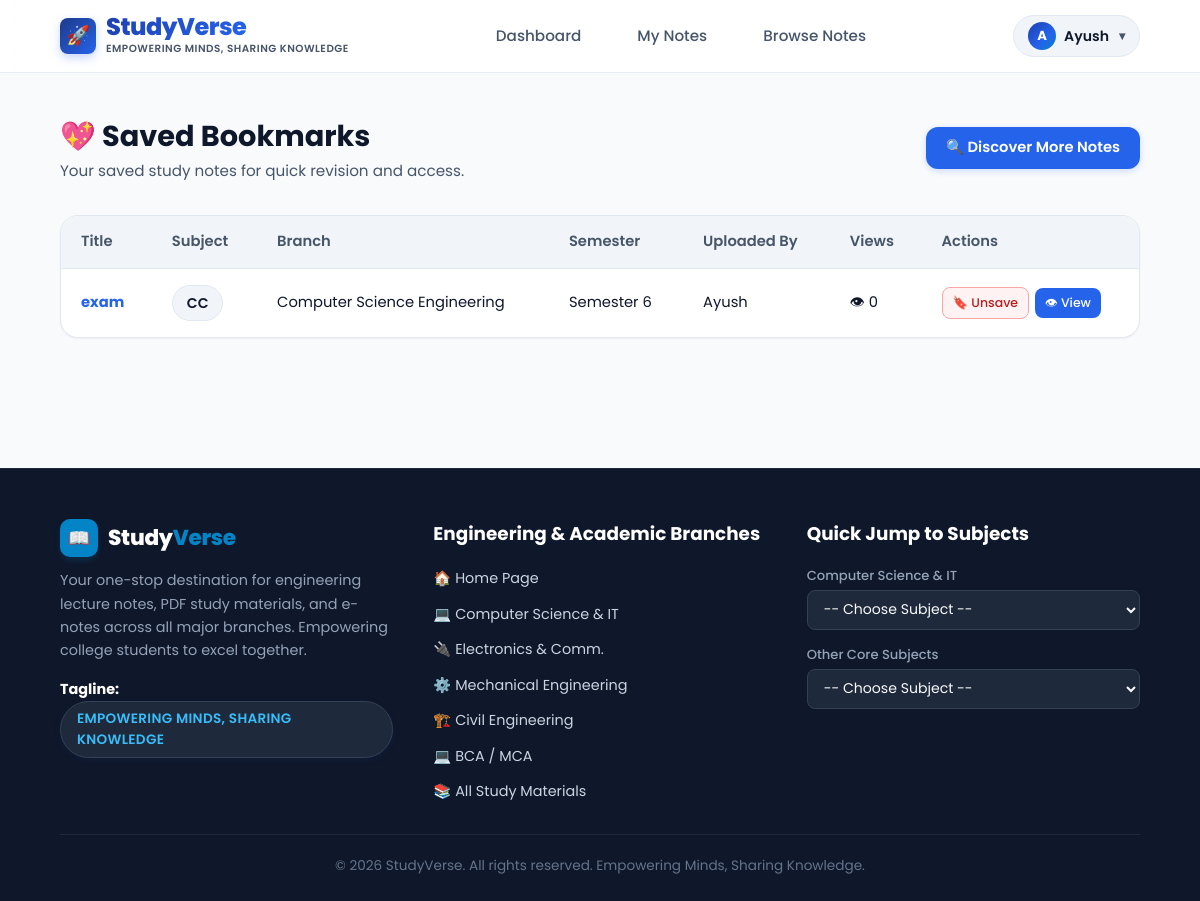
The app's page /notes/bookmarks/ (signed in) with its own data.
### notes/models.py (models this page shows, shortened)
class Note(models.Model):
    STATUS_CHOICES = [
        ("Draft", "Draft"),
        ("Pending", "Pending"),
        ("Approved", "Approved"),
        ("Rejected", "Rejected"),
    ]
    SUBJECT_CHOICES = [
        ('DBMS', 'DBMS'),
        ('OS', 'Operating System'),
        ('CN', 'Computer Networks'),
        ('CC', 'Cloud Computing'),
        ('DSA', 'Data Structures'),
        ('JAVA', 'Java'),
        ('PYTHON', 'Python'),
        ('MATH', 'Mathematics'),
        ('OTHER', 'Other'),
    ]
    BRANCH_CHOICES = [
        ('CSE', 'Computer Science Engineering'),
        ('IT', 'Information Technology'),
        ('ECE', 'Electronics & Comm.'),
        ('ME', 'Mechanical Engineering'),
        ('CIVIL', 'Civil Engineering'),
        ('BCA_MCA', 'BCA / MCA'),
        ('COMMERCE', 'Commerce & Business'),
        ('OTHER', 'General / Other'),
    ]
    title = models.CharField(max_length=200)
    subject = models.CharField(max_length=50, choices=SUBJECT_CHOICES)
    branch = models.CharField(max_length=50, choices=BRANCH_CHOICES, default='CSE')
    semester = models.IntegerField()
    description = models.TextField(blank=True)
    content = models.TextField(blank=True, help_text="Rich text or markdown content for online created e-notes")
    drawing_data = models.TextField(blank=True, help_text="Base64 canvas drawing image data")
    is_online_note = models.BooleanField(default=False)
    file = models.FileField(upload_to='notes/', blank=True, null=True)
    uploaded_by = models.ForeignKey(User, on_delete=models.CASCADE)
    uploaded_at = models.DateTimeField(auto_now_add=True)
    downloads = models.IntegerField(default=0)
    views = models.IntegerField(default=0)
    likes = models.ManyToManyField(User, related_name='liked_notes', blank=True)
    status = models.CharField(
        max_length=20,
        choices=STATUS_CHOICES,
        default="Pending"
    )

### notes/views.py (the view)
# urls.py: path("bookmarks/", views.bookmarks_list, name="bookmarks"),
@login_required
def bookmarks_list(request):
    bookmarks = Bookmark.objects.filter(user=request.user).select_related('note').order_by('-created_at')
    notes = [b.note for b in bookmarks]
    return render(request, "notes/bookmarks.html", {"notes": notes})

### templates/notes/bookmarks.html (shortened to what this page needs)
{% extends "base.html" %}
{% block content %}
<div class="dashboard-wrapper">
    <div class="dashboard-header">
        <div>
            <h1>💖 Saved Bookmarks</h1>
            <p>Your saved study notes for quick revision and access.</p>
        </div>
        <div>
            <a href="{% url 'browse_notes' %}" class="btn-primary">
                🔍 Discover More Notes
            </a>
        </div>
    </div>
    <div class="content-card">
        <div class="table-responsive">
            <table class="modern-table">
                <thead>
                    <tr>
                        <th>Title</th>
                        <th>Subject</th>
                        <th>Branch</th>
                        <th>Semester</th>
                        <th>Uploaded By</th>
                        <th>Views</th>
                        <th>Actions</th>
                    </tr>
                </thead>
                <tbody>
                    {% for note in notes %}
                    <tr>
                        <td>
                            <a href="{% url 'note_detail' note.id %}" style="text-decoration:none; color:var(--text-dark);">
                                <strong style="color:var(--primary);">{{ note.title }}</strong>
                            </a>
                        </td>
                        <td><span class="user-badge">{{ note.subject }}</span></td>
                        <td>{{ note.get_branch_display|default:note.branch }}</td>
                        <td>Semester {{ note.semester }}</td>
                        <td>{{ note.uploaded_by.first_name|default:note.uploaded_by.username }}</td>
                        <td>👁 {{ note.views }}</td>
                        <td>
                            <div class="action-group">
                                <a href="{% url 'toggle_bookmark' note.id %}" class="btn-sm btn-sm-danger" title="Unsave Note">
                                    🔖 Unsave
                                </a>
                                <a href="{% url 'note_detail' note.id %}" class="btn-sm btn-sm-primary">
                                    👁 View
                                </a>
                            </div>
                        </td>
                    </tr>
                    {% endfor %}
                </tbody>
            </table>
        </div>
    </div>
</div>
{% endblock %}

### templates/base.html (shortened to what this page needs)
{% load static %}
<!DOCTYPE html>
<html lang="en">
<head>
    <link rel="stylesheet" href="{% static 'css/style.css' %}">
</head>
<body>
    <nav class="navbar">
        <div class="logo">
            <a href="{% url 'home' %}">
                <span class="logo-icon">🚀</span>
                <div style="display:flex; flex-direction:column; justify-content:center;">
                    <span style="font-weight:800; line-height:1.1;" class="brand-gradient-text">StudyVerse</span>
                    <span style="font-size:0.65rem; text-transform:uppercase; letter-spacing:0.5px; color:var(--text-muted); font-weight:600; margin-top:1px;">Empowering Minds, Sharing Knowledge</span>
                </div>
            </a>
        </div>
        <ul class="nav-links">
            {% if user.is_authenticated %}
                <li><a href="{% url 'dashboard' %}">Dashboard</a></li>
                <li><a href="{% url 'my_notes' %}">My Notes</a></li>
                <li><a href="{% url 'browse_notes' %}">Browse Notes</a></li>
            {% else %}
                <li><a href="{% url 'home' %}">Home</a></li>
                <li><a href="{% url 'browse_notes' %}">Browse Notes</a></li>
            {% endif %}
        </ul>
        <div class="nav-right">
            {% if user.is_authenticated %}
                <div class="user-dropdown-wrapper">
                    <button type="button" class="user-badge" id="userMenuBtn">
                        <span class="user-avatar">{{ user.username|first|upper }}</span>
                        <span>{{ user.first_name|default:user.username }}</span>
                        <span style="font-size:0.75rem; margin-left:2px; color:var(--text-muted);">▾</span>
                    </button>
                </div>
            {% else %}
                <a href="{% url 'login' %}" class="btn-secondary">Login</a>
                <a href="{% url 'register' %}" class="btn-primary">Register</a>
            {% endif %}
        </div>
    </nav>
    <main>
        {% block content %}
        {% endblock %}
    </main>
    <footer class="site-footer">
        <div class="footer-container">
            <div class="footer-col">
                <a class="brand-logo" href="{% url 'home' %}" style="margin-bottom:12px;">
                    <div class="brand-icon">
                        📖
                    </div>
                    <span class="brand-text" style="color:#ffffff;">Study<span class="brand-highlight">Verse</span></span>
                </a>
                <p>Your one-stop destination for engineering lecture notes, PDF study materials, and e-notes across all major branches. Empowering college students to excel together.</p>
                <div style="margin-top: 16px;">
                    <p><strong style="color:#ffffff;">Tagline:</strong> <span class="tagline-badge" style="background:#1e293b; color:#38bdf8; border-color:#334155;">Empowering Minds, Sharing Knowledge</span></p>
                </div>
            </div>
            <div class="footer-col">
                <h3>Engineering & Academic Branches</h3>
                <ul class="footer-list">
                    <li><a href="{% url 'home' %}">🏠 Home Page</a></li>
                    <li><a href="{% url 'browse_notes' %}?branch=CSE">💻 Computer Science & IT</a></li>
                    <li><a href="{% url 'browse_notes' %}?branch=ECE">🔌 Electronics & Comm.</a></li>
                    <li><a href="{% url 'browse_notes' %}?branch=ME">⚙️ Mechanical Engineering</a></li>
                    <li><a href="{% url 'browse_notes' %}?branch=CIVIL">🏗️ Civil Engineering</a></li>
                    <li><a href="{% url 'browse_notes' %}?branch=BCA_MCA">💻 BCA / MCA</a></li>
                    <li><a href="{% url 'browse_notes' %}">📚 All Study Materials</a></li>
                </ul>
            </div>
            <div class="footer-col">
                <h3>Quick Jump to Subjects</h3>
                <div class="dropdown-group">
                    <label>Computer Science & IT</label>
                    <select class="footer-select" onchange="if(this.value) window.location.href=this.value;">
                        <option value="">-- Choose Subject --</option>
                    </select>
                </div>
                <div class="dropdown-group">
                    <label>Other Core Subjects</label>
                    <select class="footer-select" onchange="if(this.value) window.location.href=this.value;">
                        <option value="">-- Choose Subject --</option>
                    </select>
                </div>
            </div>
        </div>
        <div class="footer-bottom">
            <p>&copy; 2026 StudyVerse. All rights reserved. Empowering Minds, Sharing Knowledge.</p>
        </div>
    </footer>
</body>
</html>

### records on screen
Note: title "exam", subject "CC", branch "Computer Science Engineering", semester "6", uploaded_by.first_name "Ayush", views "0"

### other values on screen
{{ user.username|first|upper }} "A"
{{ user.first_name|default:user.username }} "Ayush"
